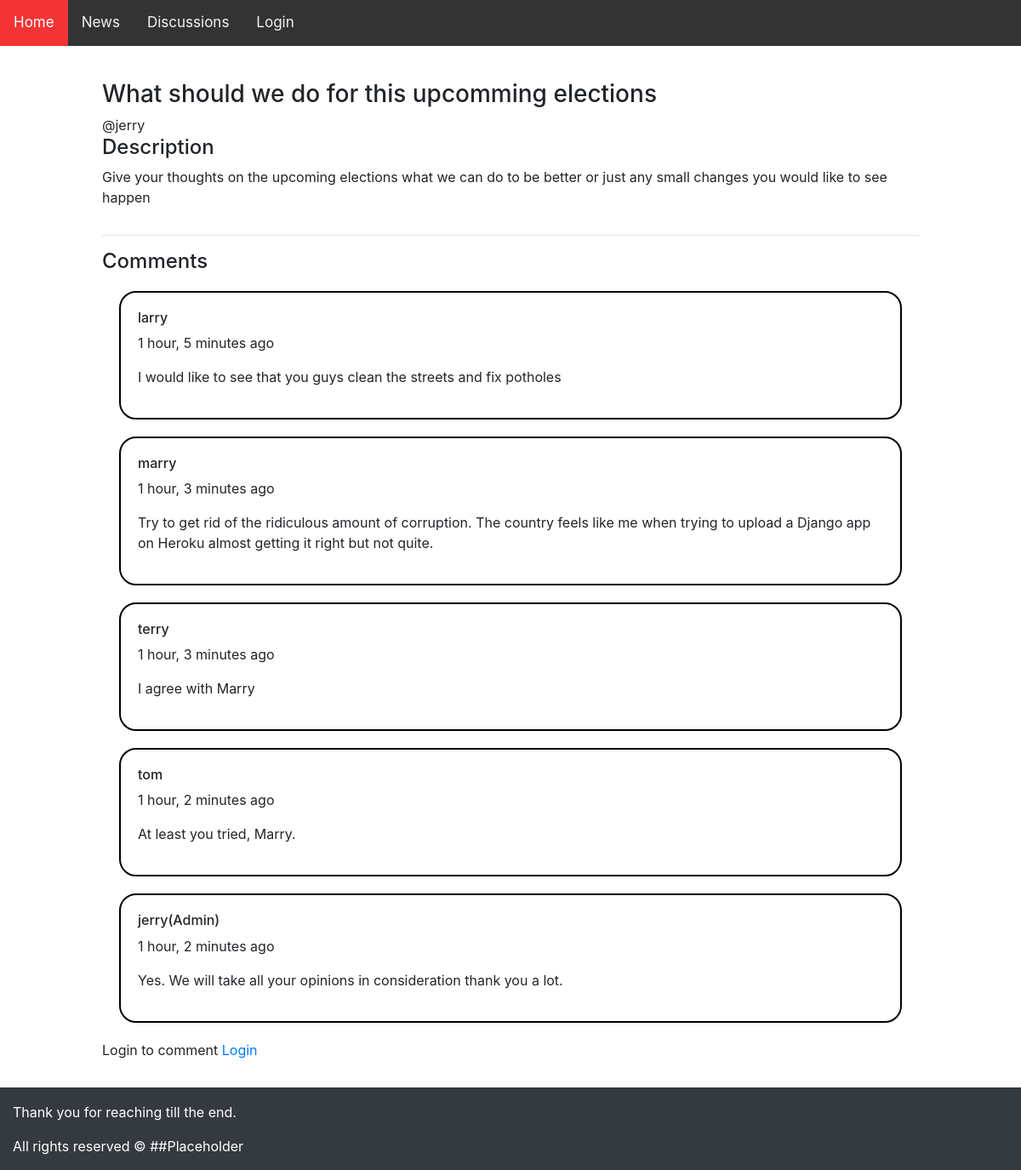
The app's page /discussions/11/ with its own data.
### discu/models.py (models this page shows, shortened)
class Discussion(models.Model):
    host = models.ForeignKey(User, on_delete=models.SET_NULL, null=True, blank=True)
    topic = models.ForeignKey(Topic, on_delete=models.SET_NULL, null=True, blank=True)
    title = models.CharField(max_length=140)
    description = models.TextField(null=True, blank=True)
    update = models.DateTimeField(auto_now=True)
    created = models.DateTimeField(auto_now_add=True)
    class Meta:
        ordering = ['-update', '-created']

class Message(models.Model):
    user = models.ForeignKey(User, on_delete=models.CASCADE)
    discussion = models.ForeignKey(Discussion, on_delete=models.CASCADE)
    body = models.TextField()
    update = models.DateTimeField(auto_now=True)
    created = models.DateTimeField(auto_now_add=True)

### discu/views.py (the view, shortened to what this page needs)
# urls.py: path('<str:pk>/', views.discussion, name="discussion"),
def discussion(request, pk):
    discussion = Discussion.objects.get(id=pk)
    messages = Message.objects.all().order_by('created')
    context = {'discussion': discussion, 'messages': messages}
    return render(request, 'discussions/discussion.html', context)

### templates/discussions/discussion.html (shortened to what this page needs)
{% extends 'theme/theme.html' %}
{% block content %}
<h3>{{ discussion.title }}</h3>
<span>@{{discussion.host}}</span>
<h4>Description</h4>
<p>{{discussion.description}}</p>
<div class="message_container">
    <hr>
    <h4>Comments</h4>
    {% for mes in messages %}
        {% if mes.discussion == discussion %}
            <div class="message">
                {% if mes.user.is_superuser %}
                    <h6>{{mes.user}}(Admin)</h6>
                {% else %}
                    <h6>{{mes.user}}</h6>
                {% endif %}
                <p>{{mes.created | timesince}} ago</p>
                <p>{{mes.body}}</p>
            </div>
        {% endif %}
    {% endfor %}
</div>
{% if request.user.is_authenticated %}
<div class="comment-form">
    <h5>Add a new comment</h5>
    <form action="" method="POST">
        {% csrf_token %}
        <textarea rows = "5" cols = "60" name = "body"></textarea><br>
        <input type="submit" value="Comment">
    </form>
</div>
{% else %}
<p>Login to comment <a href="/login/">Login</a></p>
{% endif %}
{% endblock %}

### templates/discussions/discussion.html (style rules this page uses)
.message { border: 2px solid black; border-radius: 20px; padding: 20px; margin: 20px; }

### records on screen
Discussion: title "What should we do for this upcomming elections", host "jerry", description "Give your thoughts on the upcoming elections what we can do to be better or just any small changes you would like to see happen"
Message: user "larry", created "1 hour, 5 minutes", body "I would like to see that you guys clean the streets and fix potholes"
Message: user "marry", created "1 hour, 3 minutes", body "Try to get rid of the ridiculous amount of corruption. The country feels like me when trying to upload a Django app on Heroku almost getting it right but not quite."
Message: user "terry", created "1 hour, 3 minutes", body "I agree with Marry"
Message: user "tom", created "1 hour, 2 minutes", body "At least you tried, Marry."
Message: user "jerry", created "1 hour, 2 minutes", body "Yes. We will take all your opinions in consideration thank you a lot."
